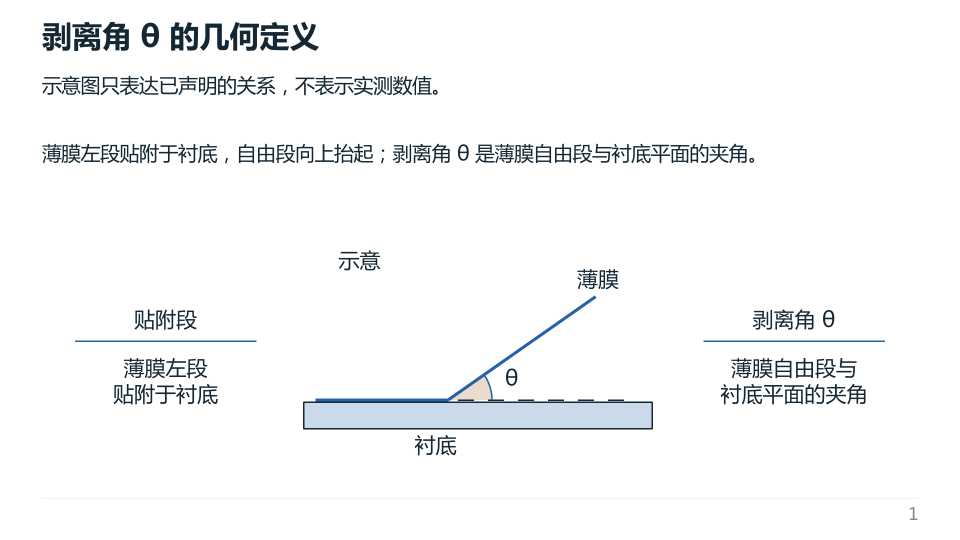
#> input picture Total-pipe/examples/explain-viz/whitespace-filled/slide-1.png, 1920 x 1080 px (shown at 1/2 size)
$ python -i photo_batch_intake.py   (imports and definitions only)
#> lines starting #> are read from the running program, lines starting #| are printed output that depends on the picture
#> further down, picture is the input picture: PIL image 1920x1080 RGB; mean R, G, B 245.7, 246.7, 247.7
#!/usr/bin/env python3
"""Batch intake, EXIF normalization, near-duplicate clustering, and contact-sheet
generation for smartphone-photographed PPTX slide images.

Pure Python stdlib + Pillow (no OpenCV/NumPy required). Designed for resumable
Agent triage when converting large batches (10-500+) of phone-shot slide photos
into Total-pipe Deck IR example library entries.
"""
from __future__ import annotations

import argparse
from datetime import datetime, timezone
import hashlib
import json
import math
from pathlib import Path
import sys
from typing import Any

from PIL import Image, ImageDraw, ImageFilter, ImageFont, ImageOps, ImageStat

# [7 lines not run here, left out]

SUPPORTED_EXTS = {'.jpg', '.jpeg', '.png', '.webp', '.bmp', '.tif', '.tiff'}
HEIF_EXTS = {'.heic', '.heif'}
VALID_STATUSES = (
    'pending',
    'selected',
    'skipped_duplicate',
    'skipped_existing',
    'skipped_unreadable',
    'skipped_off_scope',
    'authored',
    'verified',
    'indexed',
)


def _now_iso() -> str:
    return datetime.now(timezone.utc).astimezone().isoformat(timespec='seconds')


# [18 lines left out: functions _sha256_file, _dhash_64, not called in this run]


def _hamming(a: int, b: int) -> int:
    return (a ^ b).bit_count()


def _quality_metrics(img: Image.Image) -> dict[str, Any]:
    """Fast pure-Pillow sharpness, brightness, and geometry quality heuristics."""
    w, h = img.size
#> w = 1920; h = 1080
    long_side = max(w, h)
#> long_side = 1920
    aspect = round(w / max(h, 1), 3)
#> aspect = 1.78

    # Normalize to 480px long side for resolution-independent sharpness/glare checks.
    scale = 480.0 / max(long_side, 1)
#> scale = 0.25
    nw = max(32, int(round(w * scale)))
#> nw = 480
    nh = max(32, int(round(h * scale)))
#> nh = 270
    gray = img.convert('L').resize((nw, nh), Image.Resampling.BILINEAR)
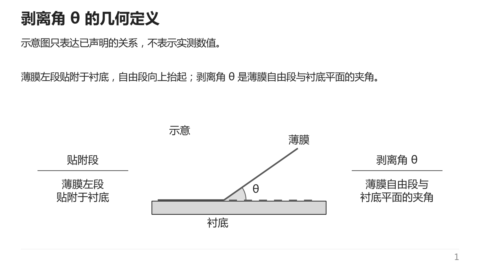
#> gray: PIL image 480x270 L; min 35, max 255, mean 246.5

    # Edge energy proxy using a 3x3 Laplacian-like kernel.
    edges = gray.filter(ImageFilter.Kernel((3, 3), (-1, -1, -1, -1, 8, -1, -1, -1, -1), scale=1, offset=128))
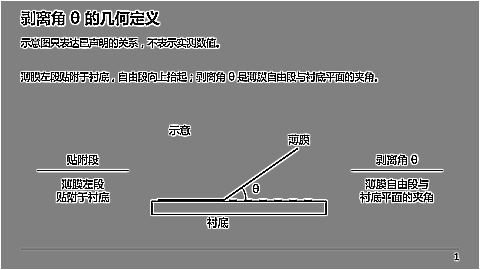
#> edges: PIL image 480x270 L; min 0, max 255, mean 132.1
    edge_stat = ImageStat.Stat(edges)
    sharpness = round(float(edge_stat.var[0]), 1)
#> sharpness = 1820.4

    luma_stat = ImageStat.Stat(gray)
    brightness = round(float(luma_stat.mean[0]), 1)
#> brightness = 246.5
    contrast = round(float(luma_stat.stddev[0]), 1)
#> contrast = 29.9

    # Compute fraction of near-clipped highlights (glare indicator).
    hist = gray.histogram()
#> hist = 256 values, max 113943 at index 255, min 0 at index 0, mean 506.2
    total_px = max(sum(hist), 1)
#> total_px = 129600
    glare_ratio = round(sum(hist[248:]) / total_px, 4)
#> glare_ratio = 0.899

    flags: list[str] = []
    if long_side < 640:
        flags.append('low_resolution')
    if sharpness < 140.0:
        flags.append('possibly_blurry')
    if brightness < 38.0:
        flags.append('too_dark')
    elif brightness > 238.0 and contrast < 18.0:
        flags.append('washed_out')
    if glare_ratio > 0.35 and contrast < 30.0:
        flags.append('heavy_glare')
    if aspect < 0.85:
        flags.append('portrait_orientation')

    return {
        'width': w,
        'height': h,
        'aspect_ratio': aspect,
        'sharpness_score': sharpness,
        'brightness_mean': brightness,
        'contrast_std': contrast,
        'glare_ratio': glare_ratio,
        'quality_flags': flags,
    }


# [458 lines left out: functions _load_font, _parse_grid, _save_normalized_copy, _render_contact_sheets, _load_manifest, _write_manifest and 5 more, not called in this run]


# [2 lines not run here, left out]

>>> from PIL import Image
>>> picture = Image.open('../../../examples/explain-viz/whitespace-filled/slide-1.png')
>>> result = _quality_metrics(picture)
#> result = {'width': 1920, 'height': 1080, 'aspect_ratio': 1.78, 'sharpness_score': 1820.4, 'brightness_mean': 246.5, 'contrast_std': 29.9, 'glare_ratio': 0.899, 'quality_flags': ['heavy_glare']}

$ run again, on Total-pipe/examples/explain-viz/whitespace-filled/slide-3.png
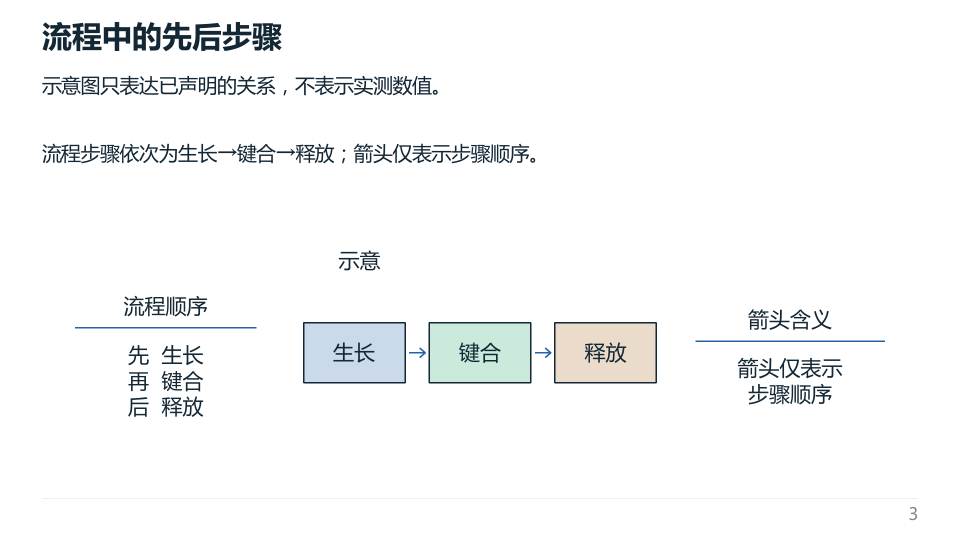
#> input picture Total-pipe/examples/explain-viz/whitespace-filled/slide-3.png, 1920 x 1080 px (shown at 1/2 size)
#> picture is the input picture: PIL image 1920x1080 RGB; mean R, G, B 246.5, 247.4, 247.8
#> in _quality_metrics, `gray = img.convert('L').resize((nw, nh), Image.Resampling.BILINEAR)`:
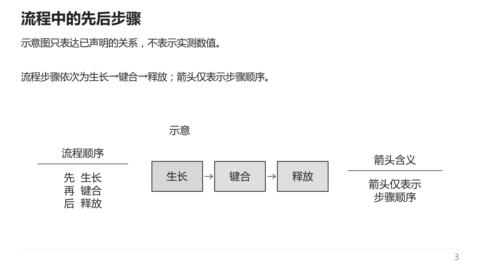
#> gray: PIL image 480x270 L; min 35, max 255, mean 247.2
#> in _quality_metrics, `edges = gray.filter(ImageFilter.Kernel((3, 3), (-1, -1, -1, -1, 8, -1,..`:
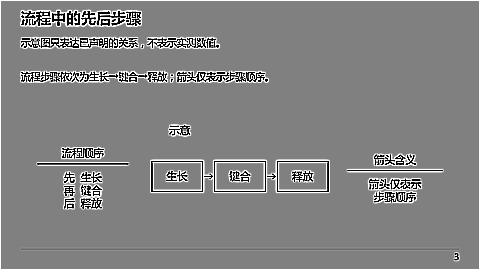
#> edges: PIL image 480x270 L; min 0, max 255, mean 132.1
#> sharpness = 1641.9
#> brightness = 247.2
#> contrast = 28.1
#> hist = 256 values, max 114069 at index 255, min 0 at index 0, mean 506.2
#> total_px = 129600
#> glare_ratio = 0.898
#> result = {'width': 1920, 'height': 1080, 'aspect_ratio': 1.78, 'sharpness_score': 1641.9, 'brightness_mean': 247.2, 'contrast_std': 28.1, 'glare_ratio': 0.898, 'quality_flags': ['heavy_glare']}
